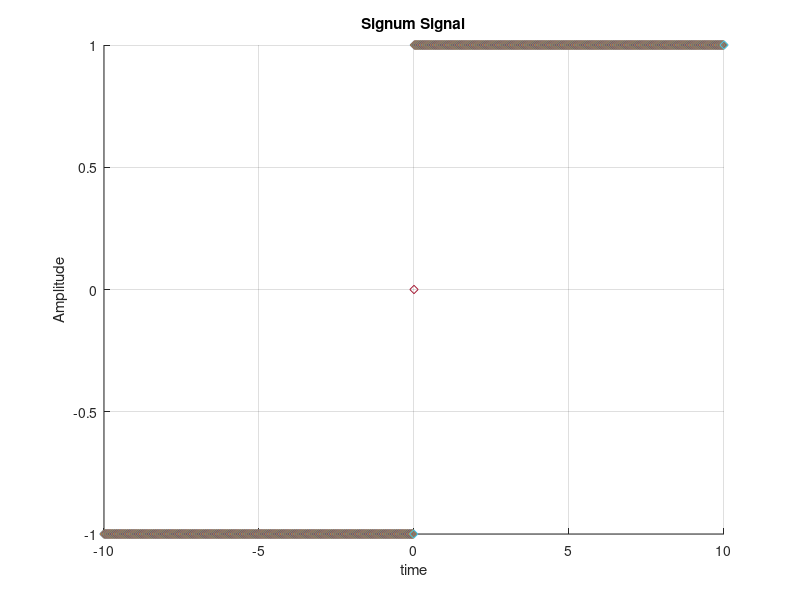

This figure's MATLAB source:
%To plot the Signum Signal Continuous
hold on;
for t=-10:0.01:10
   if t<0
       plot(t,-1,'d');
   elseif t==0
       plot(t,0,'d');
   else
       plot(t,1,'d');
   end;
end;

%making the graph illustrative
xlabel('time');
ylabel('Amplitude');
title('Signum Signal');
grid on;